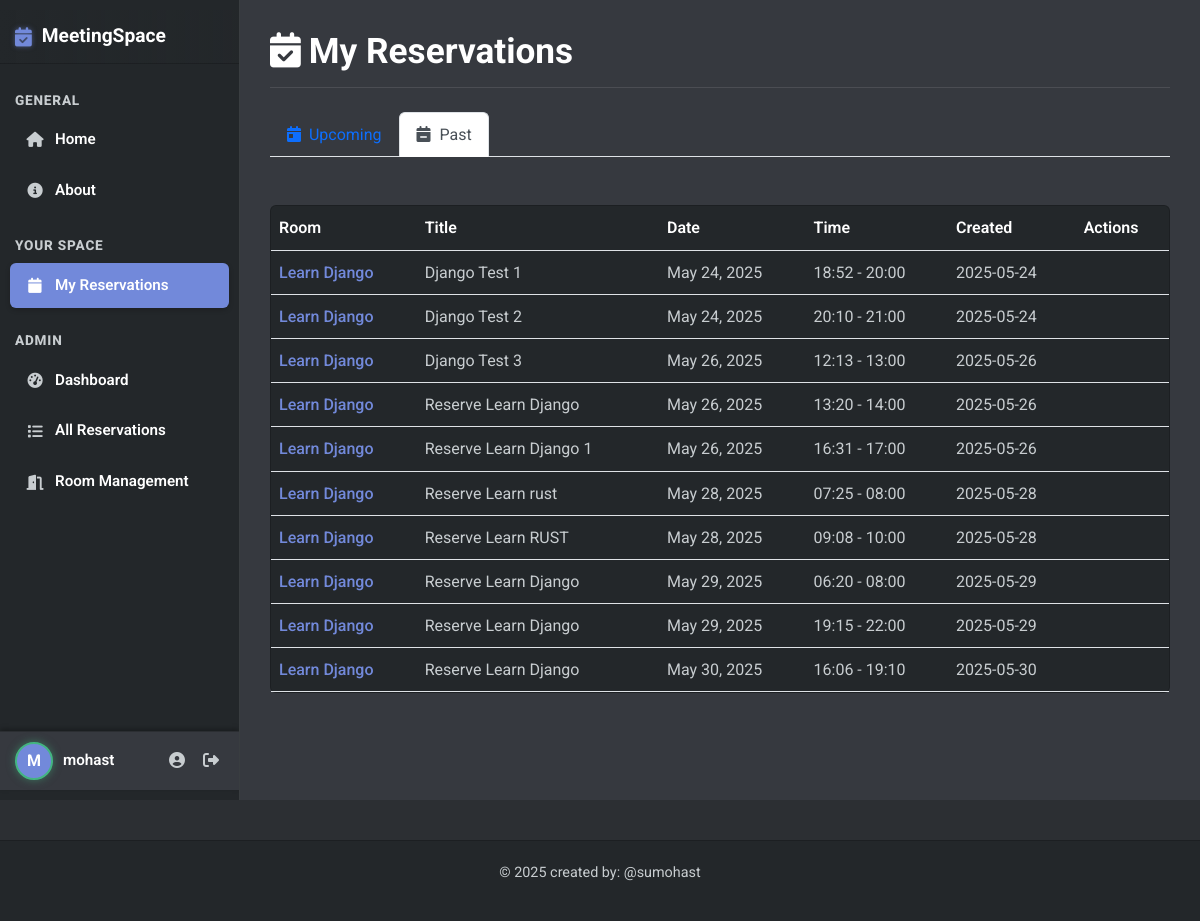
The page /my-reservations/?status=past (signed in) on the database its author committed.
### base/models.py (models this page shows, shortened)
class Reservation(models.Model):
    participant_count = models.IntegerField(default=1, help_text="Number of participants")
    room = models.ForeignKey(Room, on_delete=models.CASCADE)
    user = models.ForeignKey(User, on_delete=models.CASCADE)
    title = models.CharField(max_length=200)
    description = models.TextField(null=True, blank=True)
    date = models.DateField()
    start_time = models.TimeField()
    end_time = models.TimeField()
    participants_emails = models.TextField(null=True, blank=True,
                                          help_text="Enter email addresses separated by commas")
    reminder_sent = models.BooleanField(default=False) # this field is used to track if a reminder has been sent for this reservation
    created = models.DateTimeField(auto_now_add=True)
    updated = models.DateTimeField(auto_now=True)
    class Meta:
        ordering = ['date', 'start_time']
        constraints = [
            models.UniqueConstraint(
                fields=['room', 'date', 'start_time'],
                name='unique_reservation'
            )
        ]

class Room(models.Model):
    name = models.CharField(max_length=100)
    capacity = models.IntegerField(default=10)
    has_projector = models.BooleanField(default=False)
    has_whiteboard = models.BooleanField(default=False)
    has_video_conference = models.BooleanField(default=False)
    description = models.TextField(null=True, blank=True)
    created = models.DateTimeField(auto_now_add=True)
    updated = models.DateTimeField(auto_now=True)
    class Meta: # this class is used to define metadata for the model , for example when we want to sort the rooms by name
        ordering = ['name']

### base/views.py (the view)
# urls.py: path('my-reservations/', views.user_reservations, name="user-reservations"),
@login_required
def user_reservations(request):
    reservations = Reservation.objects.filter(user=request.user).order_by('date', 'start_time')
    status = request.GET.get('status', 'upcoming')
    today = datetime.now().date()
    if status == 'past':
        reservations = reservations.filter(date__lt=today)
    else:  # upcoming
        reservations = reservations.filter(date__gte=today)
    paginator = Paginator(reservations, 10)  # Show 10 reservations per page
    page_number = request.GET.get('page')
    page_obj = paginator.get_page(page_number)
    context = {
        'reservations': page_obj,
        'status': status,
    }
    return render(request, 'base/user_reservations.html', context)

### templates/base/user_reservations.html (shortened to what this page needs)
{% extends 'main.html' %}
{% block content %}
<div class="row mb-4">
    <div class="col-12">
        <h1 class="mb-4"><i class="fas fa-calendar-check me-2"></i>My Reservations</h1>
        <ul class="nav nav-tabs mb-4">
            <li class="nav-item">
                <a class="nav-link {% if status == 'upcoming' %}active{% endif %}" href="{% url 'user-reservations' %}?status=upcoming">
                    <i class="fas fa-calendar-day me-1"></i> Upcoming
                </a>
            </li>
            <li class="nav-item">
                <a class="nav-link {% if status == 'past' %}active{% endif %}" href="{% url 'user-reservations' %}?status=past">
                    <i class="fas fa-calendar-minus me-1"></i> Past
                </a>
            </li>
        </ul>
    </div>
</div>
<div class="row">
    <div class="col-12">
        <div class="card">
            <div class="card-body p-0">
                {% if reservations %}
                <div class="table-responsive">
                    <table class="table mb-0">
                        <thead>
                            <tr>
                                <th>Room</th>
                                <th>Title</th>
                                <th>Date</th>
                                <th>Time</th>
                                <th>Created</th>
                                <th>Actions</th>
                            </tr>
                        </thead>
                        <tbody>
                            {% for reservation in reservations %}
                            <tr>
                                <td>
                                    <a href="{% url 'room-detail' reservation.room.id %}">
                                        {{ reservation.room.name }}
                                    </a>
                                </td>
                                <td>{{ reservation.title }}</td>
                                <td>{{ reservation.date }}</td>
                                <td>{{ reservation.start_time|time:"H:i" }} - {{ reservation.end_time|time:"H:i" }}</td>
                                <td>{{ reservation.created|date:"Y-m-d" }}</td>
                                <td>
                                </td>
                            </tr>
                            {% endfor %}
                        </tbody>
                    </table>
                </div>
                {% endif %}
            </div>
        </div>
    </div>
</div>
{% endblock %}

### templates/main.html (shortened to what this page needs)
{% load static %}
<!DOCTYPE html>
<html lang="en">
<head>
    <link href="https://cdn.jsdelivr.net/npm/bootstrap@5.2.3/dist/css/bootstrap.min.css" rel="stylesheet">
    <link rel="stylesheet" href="https://cdnjs.cloudflare.com/ajax/libs/font-awesome/6.4.0/css/all.min.css">
    <link rel="stylesheet" href="{% static 'css/discord-theme.css' %}">
</head>
<body>
    <div class="discord-app-container">
        <div class="sidebar-left">
            <a class="brand-link" href="{% url 'home' %}">
                <i class="fas fa-calendar-check"></i>MeetingSpace
            </a>
            <div class="nav-category">General</div>
            <ul class="list-unstyled mb-0">
                <li class="nav-item-discord">
                    <a class="{% if request.path == '/' %}active{% endif %}" href="{% url 'home' %}">
                        <i class="fas fa-home"></i> Home
                    </a>
                </li>
                <li class="nav-item-discord">
                    <a class="{% if 'about' in request.path %}active{% endif %}" href="{% url 'about' %}">
                        <i class="fas fa-info-circle"></i> About
                    </a>
                </li>
            </ul>
            {% if user.is_authenticated %}
            <div class="nav-category mt-3">Your Space</div>
            <ul class="list-unstyled mb-0">
                <li class="nav-item-discord">
                    <a class="{% if 'my-reservations' in request.path %}active{% endif %}" href="{% url 'user-reservations' %}">
                        <i class="fas fa-calendar"></i> My Reservations
                    </a>
                </li>
            </ul>
            {% if user.is_staff %}
            <div class="nav-category mt-3">Admin</div>
            <ul class="list-unstyled mb-0">
                <li class="nav-item-discord">
                    <a class="{% if 'admin-dashboard' in request.path %}active{% endif %}" href="{% url 'admin-dashboard' %}">
                        <i class="fas fa-tachometer-alt"></i> Dashboard
                    </a>
                </li>
                <li class="nav-item-discord">
                    <a class="{% if 'admin-reservations' in request.path %}active{% endif %}" href="{% url 'admin-reservations' %}">
                        <i class="fas fa-list"></i> All Reservations
                    </a>
                </li>
                <li class="nav-item-discord">
                    <a class="{% if 'room-management' in request.path %}active{% endif %}" href="{% url 'room-management' %}">
                        <i class="fas fa-door-open"></i> Room Management
                    </a>
                </li>
            </ul>
            {% endif %}
            {% endif %}
            <div class="user-panel-discord mt-auto">
                {% if user.is_authenticated %}
                    <div class="user-avatar">
                        {{ user.username|slice:":1"|upper }}
                    </div>
                    <div class="user-info">
                        <div class="username">{{ user.username }}</div>
                    </div>
                    <div class="user-actions">
                        <a href="{% url 'profile' %}" title="Profile"><i class="fas fa-user-circle"></i></a>
                        <a href="{% url 'logout' %}" title="Logout"><i class="fas fa-sign-out-alt"></i></a>
                    </div>
                {% else %}
                    <a href="{% url 'login' %}" class="btn-discord btn-sm w-100">
                        <i class="fas fa-sign-in-alt me-1"></i> Login
                    </a>
                {% endif %}
            </div>
        </div>
        <div class="content-main-discord">
            {% block content %}{% endblock %}
        </div>
    </div>
    <footer>
        <div class="container">
            <p>&copy; {% now "Y" %} created by: @sumohast </p>
        </div>
    </footer>
</body>
</html>

### static/css/discord-theme.css (style rules this page uses)
:root { --discord-dark-bg: #2C2F33; --discord-surface-1: #23272A; --discord-surface-2: #36393F; --discord-text-primary: #ffffff; --discord-text-secondary: #C8CDD0; --discord-blue: #7289DA; --discord-blue-hover: #677BC4; --discord-green: #43B581; --discord-red: #F04747; --discord-yellow: #FCC047; --discord-border-light: rgba(255, 255, 255, 0.1); --discord-shadow-dark: rgba(0, 0, 0, 0.4); --discord-shadow-light: rgba(0, 0, 0, 0.2); }
body { background-color: var(--discord-dark-bg) !important; color: var(--discord-text-primary) !important; font-family: 'Roboto', sans-serif !important; margin: 0; padding: 0; overflow: hidden; line-height: 1.7; }
.discord-app-container { display: flex; height: 100vh; overflow: hidden; }
.sidebar-left { width: 240px; background-color: var(--discord-surface-1); padding: 10px 0; flex-shrink: 0; display: flex; flex-direction: column; overflow-y: auto; border-right: 1px solid var(--discord-border-light); box-shadow: 2px 0 5px var(--discord-shadow-dark); }
.sidebar-left .brand-link { display: flex; align-items: center; padding: 10px 15px; color: var(--discord-text-primary); font-size: 1.2rem; font-weight: 700; text-decoration: none; border-bottom: 1px solid rgba(0, 0, 0, 0.2); margin-bottom: 10px; background: linear-gradient(to right, var(--discord-surface-1), rgba(35, 39, 42, 0.8)); transition: background-color 0.2s ease; }
.sidebar-left .brand-link i { color: var(--discord-blue); margin-right: 10px; text-shadow: 0 0 5px rgba(114, 137, 218, 0.5); }
.sidebar-left .nav-category { color: var(--discord-text-secondary); font-size: 0.85rem; text-transform: uppercase; margin: 15px 15px 5px 15px; font-weight: 800; letter-spacing: 0.8px; }
.sidebar-left .nav-item-discord a { display: flex; align-items: center; padding: 10px 15px; margin: 0 10px 5px 10px; border-radius: 6px; color: var(--discord-text-primary); text-decoration: none; transition: background-color 0.2s ease-in-out, color 0.2s ease-in-out; font-weight: 600; font-size: 0.95rem; }
.sidebar-left .nav-item-discord a.active { background-color: var(--discord-blue); color: #fff; box-shadow: 0 2px 5px var(--discord-shadow-light); }
.sidebar-left .nav-item-discord i { margin-right: 10px; width: 20px; text-align: center; color: var(--discord-text-secondary); transition: color 0.2s ease; }
.sidebar-left .nav-item-discord a.active i { color: #fff; }
.user-panel-discord { margin-top: auto; padding: 10px 15px; background-color: var(--discord-surface-2); border-top: 1px solid rgba(0, 0, 0, 0.2); display: flex; align-items: center; box-shadow: 0 -2px 5px rgba(0, 0, 0, 0.3); }
.user-panel-discord .user-avatar { width: 38px; height: 38px; border-radius: 50%; background-color: var(--discord-blue); display: flex; align-items: center; justify-content: center; color: #fff; font-weight: bold; font-size: 1rem; margin-right: 10px; flex-shrink: 0; border: 2px solid var(--discord-green); box-shadow: 0 0 8px rgba(67, 181, 129, 0.5); }
.user-panel-discord .user-info { flex-grow: 1; color: var(--discord-text-primary); font-size: 0.95rem; }
.user-panel-discord .user-info .username { font-weight: 600; }
.user-panel-discord .user-actions { display: flex; gap: 8px; }
.user-panel-discord .user-actions a { color: var(--discord-text-secondary); padding: 5px; border-radius: 3px; transition: color 0.15s ease-in-out, background-color 0.15s ease-in-out; }
.content-main-discord { flex-grow: 1; background-color: var(--discord-surface-2); overflow-y: auto; padding: 30px; position: relative; }
.content-main-discord h1 { color: var(--discord-text-primary); font-size: 2.2rem; margin-bottom: 25px; border-bottom: 1px solid var(--discord-border-light); padding-bottom: 15px; font-weight: 700; }
.card, .form-control { background-color: var(--discord-surface-1) !important; border: 1px solid rgba(0, 0, 0, 0.2) !important; color: var(--discord-text-primary) !important; border-radius: 6px !important; }
a { color: var(--discord-blue); text-decoration: none; transition: color 0.2s ease; }
footer { background-color: var(--discord-surface-1); border-top: 1px solid rgba(0,0,0,0.2); color: var(--discord-text-secondary); margin-top: 40px; padding: 20px 0; text-align: center; font-size: 0.9rem; }
.table { color: var(--discord-text-primary); }
.table th { color: var(--discord-text-primary); font-weight: 600; }
.table td { color: var(--discord-text-secondary); }
.table a { color: var(--discord-blue); font-weight: 500; }

### rows shown on the page
Reservation: room.name "Learn Django", title "Django Test 1", date "May 24, 2025", start_time "18:52", end_time "20:00", created "2025-05-24"
Reservation: room.name "Learn Django", title "Django Test 2", date "May 24, 2025", start_time "20:10", end_time "21:00", created "2025-05-24"
Reservation: room.name "Learn Django", title "Django Test 3", date "May 26, 2025", start_time "12:13", end_time "13:00", created "2025-05-26"
Reservation: room.name "Learn Django", title "Reserve Learn Django", date "May 26, 2025", start_time "13:20", end_time "14:00", created "2025-05-26"
Reservation: room.name "Learn Django", title "Reserve Learn Django 1", date "May 26, 2025", start_time "16:31", end_time "17:00", created "2025-05-26"
Reservation: room.name "Learn Django", title "Reserve Learn rust", date "May 28, 2025", start_time "07:25", end_time "08:00", created "2025-05-28"
Reservation: room.name "Learn Django", title "Reserve Learn RUST", date "May 28, 2025", start_time "09:08", end_time "10:00", created "2025-05-28"
Reservation: room.name "Learn Django", title "Reserve Learn Django", date "May 29, 2025", start_time "06:20", end_time "08:00", created "2025-05-29"
Reservation: room.name "Learn Django", title "Reserve Learn Django", date "May 29, 2025", start_time "19:15", end_time "22:00", created "2025-05-29"
Reservation: room.name "Learn Django", title "Reserve Learn Django", date "May 30, 2025", start_time "16:06", end_time "19:10", created "2025-05-30"

### other values the page prints
{{ user.username|slice:":1"|upper }} "M"
{{ user.username }} "mohast"
